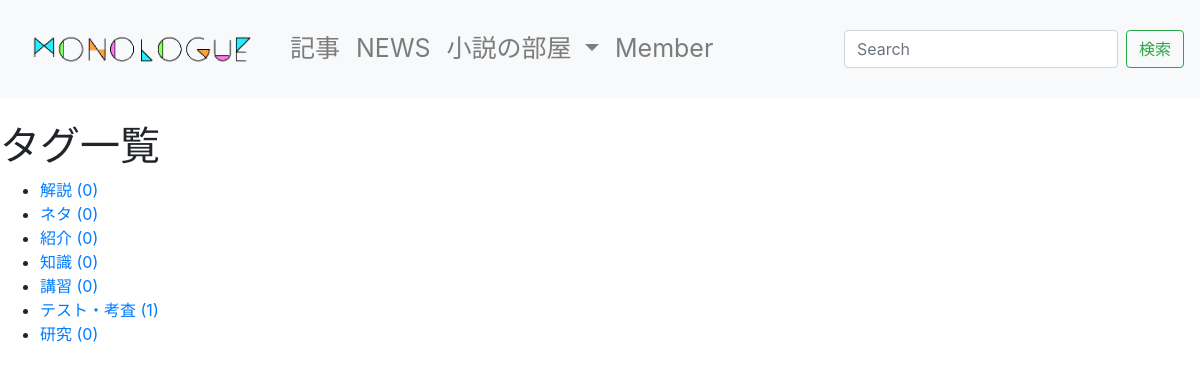
The page /tags/ on the database as committed earlier.
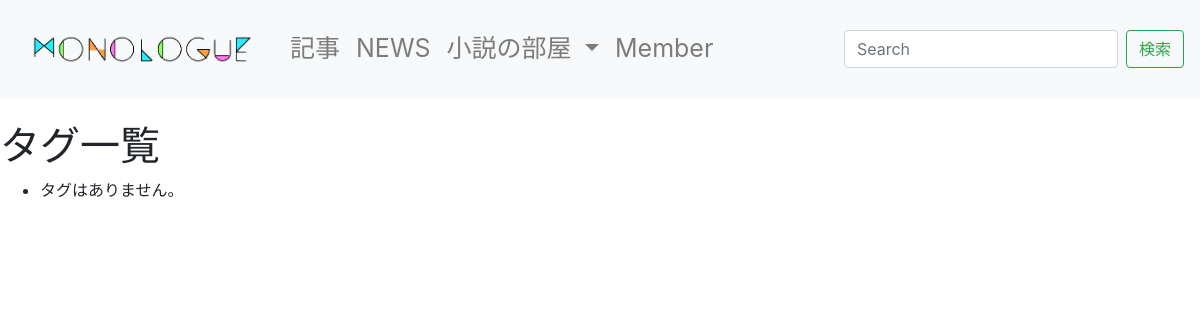
The same page on the database as committed later.
### blog/models.py (models this page shows, shortened)
class Tag(models.Model):
    name = models.CharField(max_length=255)
    slug = models.SlugField(unique=True)
    timestamp = models.DateTimeField(auto_now_add=True)

### blog/views.py (the view)
# urls.py: path('tags/', TagListView.as_view(), name='tag_list'),
class TagListView(ListView):
    queryset = Tag.objects.annotate(num_posts=Count(
        'post', filter=Q(post__is_public=True)))

### dbsite/context_processors.py (called while the page is built)
def common(request):
    context = {
        'categories': Category.objects.annotate(
            num_posts=Count('post', filter=Q(post__is_public=True))),
        'tags': Tag.objects.annotate(
            num_posts=Count('post', filter=Q(post__is_public=True))),
    }
    return context

### blog/templates/blog/tag_list.html (shortened to what this page needs)
{% extends "base.html" %}
{% block content %}
<h1>タグ一覧</h1>
<ul>
  {% for tag in object_list %}
  <li><a href="{% url 'blog:tag_post' tag.slug %}">{{ tag.name }} ({{ tag.num_posts }})</a></li>
  {% empty %}
  <li>タグはありません。</li>
  {% endfor %}
</ul>
{% endblock %}

Rows that differ between the two databases and show on the page:
removed Tag: name "解説", num_posts "0"
removed Tag: name "ネタ", num_posts "0"
removed Tag: name "紹介", num_posts "0"
removed Tag: name "知識", num_posts "0"
removed Tag: name "講習", num_posts "0"
removed Tag: name "テスト・考査", num_posts "1"
removed Tag: name "研究", num_posts "0"
Other text that changed with them:
text now shown: "タグはありません。"
